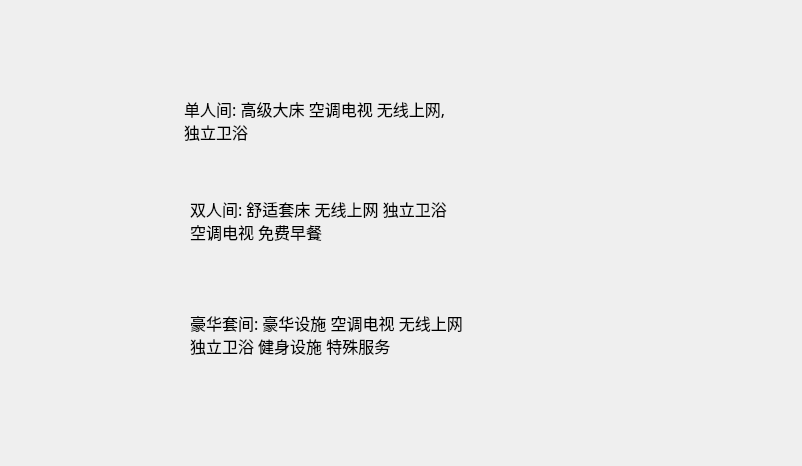
<?xml version="1.0" encoding="UTF-8"?>
<ui version="4.0">
 <class>photodialog</class>
 <widget class="QDialog" name="photodialog">
  <property name="geometry">
   <rect>
    <x>0</x>
    <y>0</y>
    <width>802</width>
    <height>466</height>
   </rect>
  </property>
  <property name="windowTitle">
   <string>Dialog</string>
  </property>
  <widget class="QLabel" name="label">
   <property name="geometry">
    <rect>
     <x>20</x>
     <y>40</y>
     <width>171</width>
     <height>141</height>
    </rect>
   </property>
   <property name="text">
    <string>&lt;html&gt;&lt;head/&gt;&lt;body&gt;&lt;p&gt;&lt;img src=&quot;:/Image/single.jpg&quot;/&gt;&lt;/p&gt;&lt;/body&gt;&lt;/html&gt;</string>
   </property>
  </widget>
  <widget class="QLabel" name="label_2">
   <property name="geometry">
    <rect>
     <x>180</x>
     <y>60</y>
     <width>360</width>
     <height>120</height>
    </rect>
   </property>
   <property name="font">
    <font>
     <family>楷体</family>
     <pointsize>12</pointsize>
     <weight>50</weight>
     <bold>false</bold>
    </font>
   </property>
   <property name="text">
    <string> 单人间: 高级大床 空调电视 无线上网,
 独立卫浴</string>
   </property>
  </widget>
  <widget class="QLabel" name="label_3">
   <property name="geometry">
    <rect>
     <x>560</x>
     <y>60</y>
     <width>201</width>
     <height>111</height>
    </rect>
   </property>
   <property name="text">
    <string>&lt;html&gt;&lt;head/&gt;&lt;body&gt;&lt;p&gt;&lt;img src=&quot;:/Image/singleroom.jpg&quot;/&gt;&lt;/p&gt;&lt;/body&gt;&lt;/html&gt;</string>
   </property>
  </widget>
  <widget class="QLabel" name="label_4">
   <property name="geometry">
    <rect>
     <x>20</x>
     <y>160</y>
     <width>171</width>
     <height>121</height>
    </rect>
   </property>
   <property name="text">
    <string>&lt;html&gt;&lt;head/&gt;&lt;body&gt;&lt;p&gt;&lt;img src=&quot;:/Image/double.jpg&quot;/&gt;&lt;/p&gt;&lt;/body&gt;&lt;/html&gt;</string>
   </property>
  </widget>
  <widget class="QLabel" name="label_5">
   <property name="geometry">
    <rect>
     <x>190</x>
     <y>170</y>
     <width>361</width>
     <height>101</height>
    </rect>
   </property>
   <property name="font">
    <font>
     <family>楷体</family>
     <pointsize>12</pointsize>
     <weight>50</weight>
     <bold>false</bold>
    </font>
   </property>
   <property name="text">
    <string>双人间: 舒适套床 无线上网 独立卫浴 
空调电视 免费早餐</string>
   </property>
  </widget>
  <widget class="QLabel" name="label_7">
   <property name="geometry">
    <rect>
     <x>20</x>
     <y>270</y>
     <width>181</width>
     <height>121</height>
    </rect>
   </property>
   <property name="text">
    <string>&lt;html&gt;&lt;head/&gt;&lt;body&gt;&lt;p&gt;&lt;img src=&quot;:/Image/Deluxe.jpg&quot;/&gt;&lt;/p&gt;&lt;/body&gt;&lt;/html&gt;</string>
   </property>
  </widget>
  <widget class="QLabel" name="label_8">
   <property name="geometry">
    <rect>
     <x>190</x>
     <y>289</y>
     <width>371</width>
     <height>91</height>
    </rect>
   </property>
   <property name="font">
    <font>
     <family>楷体</family>
     <pointsize>12</pointsize>
     <weight>50</weight>
     <bold>false</bold>
    </font>
   </property>
   <property name="text">
    <string>豪华套间: 豪华设施 空调电视 无线上网 
独立卫浴 健身设施 特殊服务 </string>
   </property>
  </widget>
  <widget class="QLabel" name="label_9">
   <property name="geometry">
    <rect>
     <x>560</x>
     <y>280</y>
     <width>201</width>
     <height>121</height>
    </rect>
   </property>
   <property name="text">
    <string>&lt;html&gt;&lt;head/&gt;&lt;body&gt;&lt;p&gt;&lt;img src=&quot;:/Image/many.jpg&quot;/&gt;&lt;/p&gt;&lt;/body&gt;&lt;/html&gt;</string>
   </property>
  </widget>
  <widget class="QLabel" name="label_6">
   <property name="geometry">
    <rect>
     <x>560</x>
     <y>170</y>
     <width>201</width>
     <height>111</height>
    </rect>
   </property>
   <property name="text">
    <string>&lt;html&gt;&lt;head/&gt;&lt;body&gt;&lt;p&gt;&lt;img src=&quot;:/Image/doubleroom.jpg&quot;/&gt;&lt;/p&gt;&lt;/body&gt;&lt;/html&gt;</string>
   </property>
  </widget>
 </widget>
 <resources/>
 <connections/>
</ui>
